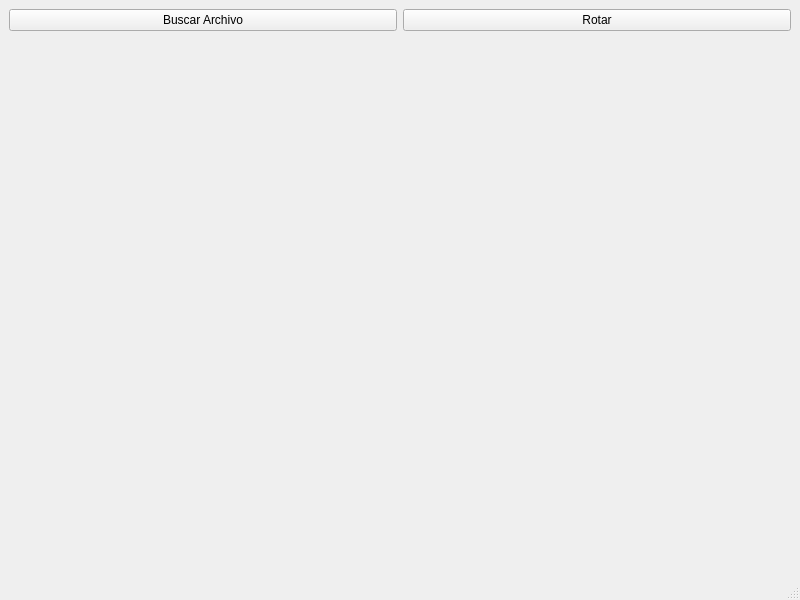
<?xml version="1.0" encoding="UTF-8"?>
<ui version="4.0">
 <class>Ventana</class>
 <widget class="QMainWindow" name="Ventana">
  <property name="geometry">
   <rect>
    <x>0</x>
    <y>0</y>
    <width>800</width>
    <height>600</height>
   </rect>
  </property>
  <property name="windowTitle">
   <string>Ventana</string>
  </property>
  <widget class="QWidget" name="centralwidget">
   <layout class="QGridLayout" name="gridLayout">
    <item row="0" column="0">
     <widget class="QPushButton" name="pushButton">
      <property name="text">
       <string>Buscar Archivo</string>
      </property>
     </widget>
    </item>
    <item row="1" column="0">
     <widget class="QLabel" name="Limagen">
      <property name="text">
       <string/>
      </property>
     </widget>
    </item>
    <item row="0" column="1">
     <widget class="QPushButton" name="Rotar">
      <property name="text">
       <string>Rotar</string>
      </property>
     </widget>
    </item>
   </layout>
  </widget>
  <widget class="QMenuBar" name="menubar">
   <property name="geometry">
    <rect>
     <x>0</x>
     <y>0</y>
     <width>800</width>
     <height>22</height>
    </rect>
   </property>
  </widget>
  <widget class="QStatusBar" name="statusbar"/>
 </widget>
 <resources/>
 <connections/>
</ui>
